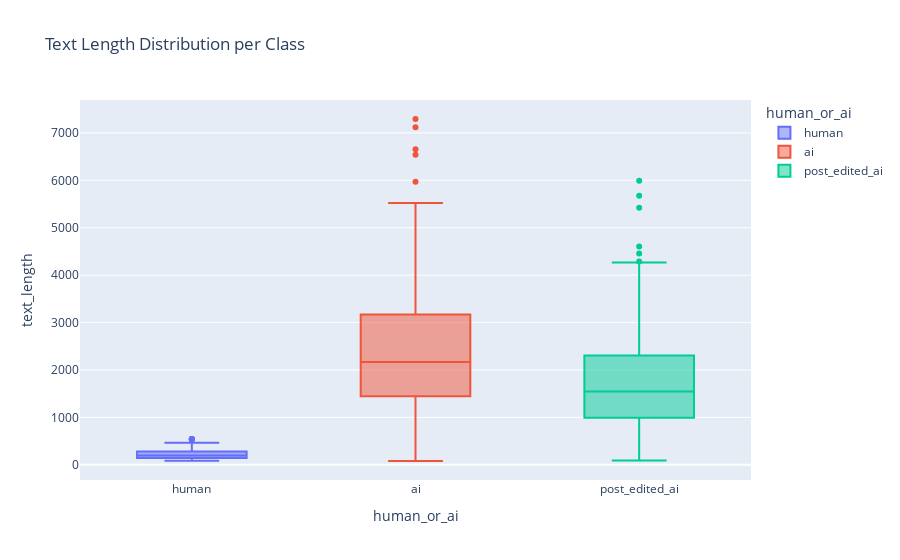

The code cell stored with this chart in its notebook:
### Code cell
df["text_length"] = df["text"].apply(len)

fig = px.box(
    df,
    x="human_or_ai",   # ✅ corrected
    y="text_length",
    color="human_or_ai",   # ✅ corrected
    title="Text Length Distribution per Class"
)

fig.show()

### Figure 1 — Plotly figure (JSON) as saved in the notebook; plotly's stock layout.template omitted (floating-point values rounded to 4 significant figures; data arrays with more than 128 entries replaced by an {"elided": "..."} marker saying what was removed)
{"data": [{"alignmentgroup": "True", "hovertemplate": "human_or_ai=%{x}<br>text_length=%{y}<extra></extra>", "legendgroup": "human", "marker": {"color": "#636efa"}, "name": "human", "notched": false, "offsetgroup": "human", "orientation": "v", "showlegend": true, "type": "box", "x": {"elided": "181 str values"}, "x0": " ", "xaxis": "x", "y": {"elided": "181 int values"}, "y0": " ", "yaxis": "y"}, {"alignmentgroup": "True", "hovertemplate": "human_or_ai=%{x}<br>text_length=%{y}<extra></extra>", "legendgroup": "ai", "marker": {"color": "#EF553B"}, "name": "ai", "notched": false, "offsetgroup": "ai", "orientation": "v", "showlegend": true, "type": "box", "x": {"elided": "335 str values"}, "x0": " ", "xaxis": "x", "y": {"elided": "335 int values"}, "y0": " ", "yaxis": "y"}, {"alignmentgroup": "True", "hovertemplate": "human_or_ai=%{x}<br>text_length=%{y}<extra></extra>", "legendgroup": "post_edited_ai", "marker": {"color": "#00cc96"}, "name": "post_edited_ai", "notched": false, "offsetgroup": "post_edited_ai", "orientation": "v", "showlegend": true, "type": "box", "x": {"elided": "170 str values"}, "x0": " ", "xaxis": "x", "y": {"elided": "170 int values"}, "y0": " ", "yaxis": "y"}], "layout": {"boxmode": "overlay", "legend": {"title": {"text": "human_or_ai"}, "tracegroupgap": 0}, "title": {"text": "Text Length Distribution per Class"}, "xaxis": {"anchor": "y", "categoryarray": ["human", "ai", "post_edited_ai"], "categoryorder": "array", "domain": [0, 1], "title": {"text": "human_or_ai"}}, "yaxis": {"anchor": "x", "domain": [0, 1], "title": {"text": "text_length"}}}}
